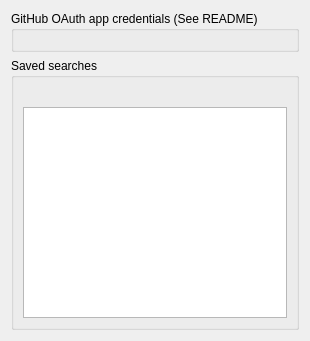
<?xml version="1.0" encoding="UTF-8"?>
<ui version="4.0">
 <class>ConfigWidget</class>
 <widget class="QWidget" name="ConfigWidget">
  <property name="geometry">
   <rect>
    <x>0</x>
    <y>0</y>
    <width>310</width>
    <height>341</height>
   </rect>
  </property>
  <layout class="QVBoxLayout" name="verticalLayout_2">
   <item>
    <widget class="QGroupBox" name="groupBox_oauth">
     <property name="title">
      <string>GitHub OAuth app credentials (See README)</string>
     </property>
     <layout class="QVBoxLayout" name="verticalLayout"/>
    </widget>
   </item>
   <item>
    <widget class="QGroupBox" name="groupBox">
     <property name="title">
      <string>Saved searches</string>
     </property>
     <layout class="QVBoxLayout" name="verticalLayout_3">
      <item>
       <widget class="QLabel" name="label_seach_info">
        <property name="text">
         <string/>
        </property>
        <property name="openExternalLinks">
         <bool>true</bool>
        </property>
       </widget>
      </item>
      <item>
       <widget class="QTreeView" name="treeView">
        <property name="alternatingRowColors">
         <bool>true</bool>
        </property>
        <property name="indentation">
         <number>10</number>
        </property>
        <property name="rootIsDecorated">
         <bool>false</bool>
        </property>
        <property name="itemsExpandable">
         <bool>false</bool>
        </property>
        <property name="expandsOnDoubleClick">
         <bool>false</bool>
        </property>
       </widget>
      </item>
     </layout>
    </widget>
   </item>
   <item>
    <spacer name="verticalSpacer">
     <property name="orientation">
      <enum>Qt::Orientation::Vertical</enum>
     </property>
     <property name="sizeType">
      <enum>QSizePolicy::Policy::Minimum</enum>
     </property>
     <property name="sizeHint" stdset="0">
      <size>
       <width>0</width>
       <height>0</height>
      </size>
     </property>
    </spacer>
   </item>
  </layout>
 </widget>
 <resources/>
 <connections/>
</ui>
